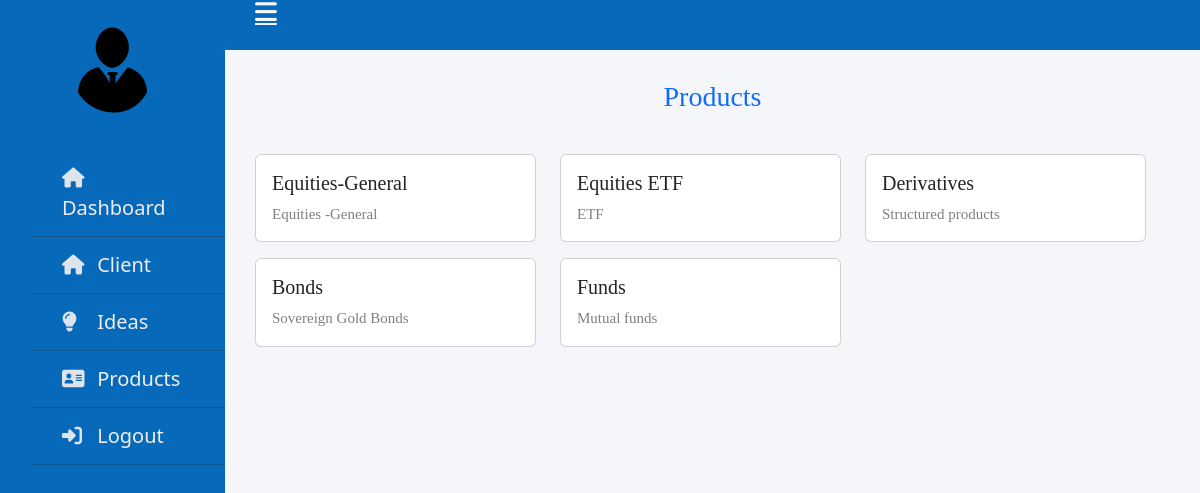
Screenshot of /rm/Products.php with the database file from the repository.
### tables this page shows
CREATE TABLE `products` (
  `id` int(11) NOT NULL,
  `title` varchar(100) NOT NULL,
  `description` varchar(100) NOT NULL
);

### rm/Products.php (the view, shortened to what this page needs)
<!DOCTYPE html>
<html lang="en">
    <head>
        <link href="https://cdn.jsdelivr.net/npm/bootstrap@5.2.3/dist/css/bootstrap.min.css" rel="stylesheet">
        <link rel="stylesheet" href="./styles/common.css">
    </head>
    <body>
        <div class="wrapper">
            <div class="sidebar">
                <div class="profile">
                    <img src="image/3.png" alt="img">
                </div>
                <ul>
                    <?php
                    echo "  <li><a href=\"dashboard.php\">
                        <span class=\"icon\"><i class=\"fa-solid fa-house\"></i></span>
                        <span class=\"item\">Dashboard</span>
                    </a></li>
                    <li><a href=\"clientpage.php\">
                        <span class=\"icon\"><i class=\"fa-solid fa-house\"></i></span>
                        <span class=\"item\">Client</span>
                    </a></li>
                    <li><a href=\"ideaList.php\">
                        <span class=\"icon\"><i class=\"fa-solid fa-lightbulb\"></i></span>
                        <span class=\"item\">Ideas</span>
                    </a></li>
                    <li><a href=\"Products.php\">
                        <span class=\"icon\"><i class=\"fa-solid fa-address-card\"></i></span>
                        <span class=\"item\">Products</span>
                    </a></li>
                    <li><a href=\"scripts/logout.php\">
                        <span class=\"icon\"><i class=\"fa-solid fa-right-to-bracket\"></i></span>
                        <span class=\"item\">Logout</span>
                    </a></li>";
                    ?>
                </ul>
            </div>
            <div class="section">
                <div class="topnavbar">
                    <div class="hamburger">
                        <a href="#"><i class="fa-sharp fa-solid fa-bars"></i></a>
                    </div>
                    <div class="container-fluid bgclass">
                        <div class="row">
                            <div class="text-end" style="display: flex;justify-content: flex-end; align-items: center;">
                            </div>
                        </div>
                    </div>
                </div>
            </div>
            <div class="section">
                <div class="content">
                    <div class="row text-center">
                        <h3 style="color:#0d6efd;">Products</h3>
                    </div>
                    <div class="row my-4">
                        <div class="row">
                            <?php
                            include 'db_conn.php';
                            $sql = "SELECT * FROM `products`";
                            $result = $con->query($sql);
                            if($result)
                            {
                                if($result->num_rows > 0)
                                {
                                    while($row = $result->fetch_assoc())
                                    {
                                        echo "<div class=\"col-4 my-2\">
                                                <div class=\"card\" >
                                                 <div class=\"card-body\">
                                                  <h5 class=\"card-title\">". $row['title']."</h5>
                                                 <p class=\"card-text\">". $row['description']."</p>
                                             </div>
                                            </div>
                                             </div>";
                                    }
                                }
                                else
                                {
                                    echo "No records";
                                }
                            }
                            else
                            {
                                return $result->error;
                            }
                            ?>
                        </div>
                    </div>
                </div>
            </div>
        </div>
    </body>
</html>

### rm/styles/common.css (style rules this page uses)
body { background: #f5f6fa; }
.wrapper .sidebar { left: 0; top: 0; width: 225px; height: 100% ; background: rgb(7, 105, 185); position: fixed; padding: 20px 0; transition: all 0.5s ease; text-decoration: none; }
.wrapper .sidebar .profile { margin-bottom: 30px; text-align: center; }
.wrapper .sidebar .profile img { width: 100px; height: 100px; border-radius: 50%; margin: 0 auto; display: block; }
.wrapper .sidebar ul li a { padding: 13px 30px; color: rgb(241, 237, 237); font-size: 20px; border-bottom: 1px solid #10558d; display: block; position: relative; text-decoration: none; }
.wrapper .sidebar ul li a .icon { width: 30px; display: inline-block; color: #dee4ec; }
.wrapper .section { width: calc(100% - 225px); margin-left: 225px; transition: all 0.5s ease; }
.wrapper .section .topnavbar { background-color: rgb(7, 105, 185); height: 50px; padding: 0 30px; display: flex; }
.wrapper .section .topnavbar .hamburger a { font-size: 25px; color: #f5f6fa; text-align: center; display: flex; }
.content { align-items: center; justify-content: center; padding: 30px; font-size: 33px; font-family: initial; font-weight: 600; }
.bgclass { background-color: rgb(7, 105, 185); }
ul { list-style-type: none !important; }
.card-text { font-size: 15px; font-weight: 300; color: grey; }

### rows the page displays
products: title "Equities-General", description "Equities -General"
products: title "Equities ETF", description "ETF"
products: title "Derivatives", description "Structured products"
products: title "Bonds", description "Sovereign Gold Bonds"
products: title "Funds", description "Mutual funds"
